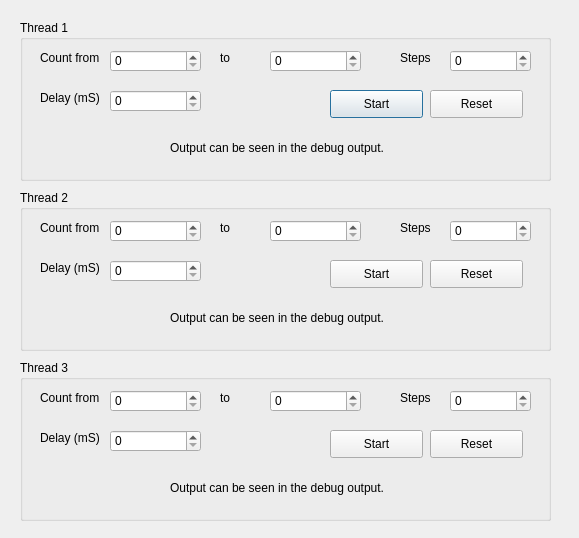
<?xml version="1.0" encoding="UTF-8"?>
<ui version="4.0">
 <class>Dialog</class>
 <widget class="QDialog" name="Dialog">
  <property name="geometry">
   <rect>
    <x>0</x>
    <y>0</y>
    <width>579</width>
    <height>538</height>
   </rect>
  </property>
  <property name="windowTitle">
   <string>Dialog</string>
  </property>
  <widget class="QGroupBox" name="groupBox">
   <property name="geometry">
    <rect>
     <x>20</x>
     <y>20</y>
     <width>531</width>
     <height>161</height>
    </rect>
   </property>
   <property name="title">
    <string>Thread 1</string>
   </property>
   <widget class="QLabel" name="label">
    <property name="geometry">
     <rect>
      <x>20</x>
      <y>30</y>
      <width>71</width>
      <height>16</height>
     </rect>
    </property>
    <property name="text">
     <string>Count from</string>
    </property>
   </widget>
   <widget class="QSpinBox" name="spinBox">
    <property name="geometry">
     <rect>
      <x>90</x>
      <y>30</y>
      <width>91</width>
      <height>22</height>
     </rect>
    </property>
    <property name="maximum">
     <number>99999999</number>
    </property>
   </widget>
   <widget class="QLabel" name="label_2">
    <property name="geometry">
     <rect>
      <x>200</x>
      <y>30</y>
      <width>55</width>
      <height>16</height>
     </rect>
    </property>
    <property name="text">
     <string>to</string>
    </property>
   </widget>
   <widget class="QSpinBox" name="spinBox_2">
    <property name="geometry">
     <rect>
      <x>250</x>
      <y>30</y>
      <width>91</width>
      <height>22</height>
     </rect>
    </property>
    <property name="maximum">
     <number>99999999</number>
    </property>
   </widget>
   <widget class="QLabel" name="label_3">
    <property name="geometry">
     <rect>
      <x>380</x>
      <y>30</y>
      <width>55</width>
      <height>16</height>
     </rect>
    </property>
    <property name="text">
     <string>Steps</string>
    </property>
   </widget>
   <widget class="QSpinBox" name="spinBox_3">
    <property name="geometry">
     <rect>
      <x>430</x>
      <y>30</y>
      <width>81</width>
      <height>22</height>
     </rect>
    </property>
    <property name="maximum">
     <number>99999999</number>
    </property>
   </widget>
   <widget class="QLabel" name="label_13">
    <property name="geometry">
     <rect>
      <x>20</x>
      <y>70</y>
      <width>71</width>
      <height>16</height>
     </rect>
    </property>
    <property name="text">
     <string>Delay (mS)</string>
    </property>
   </widget>
   <widget class="QSpinBox" name="spinBox_13">
    <property name="geometry">
     <rect>
      <x>90</x>
      <y>70</y>
      <width>91</width>
      <height>22</height>
     </rect>
    </property>
    <property name="maximum">
     <number>99999999</number>
    </property>
    <property name="singleStep">
     <number>100</number>
    </property>
   </widget>
   <widget class="QPushButton" name="buttonA">
    <property name="geometry">
     <rect>
      <x>310</x>
      <y>70</y>
      <width>93</width>
      <height>28</height>
     </rect>
    </property>
    <property name="text">
     <string>Start</string>
    </property>
   </widget>
   <widget class="QPushButton" name="resetA">
    <property name="geometry">
     <rect>
      <x>410</x>
      <y>70</y>
      <width>93</width>
      <height>28</height>
     </rect>
    </property>
    <property name="text">
     <string>Reset</string>
    </property>
   </widget>
   <widget class="QLabel" name="label_4">
    <property name="geometry">
     <rect>
      <x>150</x>
      <y>120</y>
      <width>231</width>
      <height>16</height>
     </rect>
    </property>
    <property name="text">
     <string>Output can be seen in the debug output.</string>
    </property>
   </widget>
  </widget>
  <widget class="QGroupBox" name="groupBox_2">
   <property name="geometry">
    <rect>
     <x>20</x>
     <y>190</y>
     <width>531</width>
     <height>161</height>
    </rect>
   </property>
   <property name="title">
    <string>Thread 2</string>
   </property>
   <widget class="QLabel" name="label_18">
    <property name="geometry">
     <rect>
      <x>20</x>
      <y>30</y>
      <width>71</width>
      <height>16</height>
     </rect>
    </property>
    <property name="text">
     <string>Count from</string>
    </property>
   </widget>
   <widget class="QSpinBox" name="spinBox_18">
    <property name="geometry">
     <rect>
      <x>90</x>
      <y>30</y>
      <width>91</width>
      <height>22</height>
     </rect>
    </property>
    <property name="maximum">
     <number>99999999</number>
    </property>
   </widget>
   <widget class="QLabel" name="label_19">
    <property name="geometry">
     <rect>
      <x>200</x>
      <y>30</y>
      <width>55</width>
      <height>16</height>
     </rect>
    </property>
    <property name="text">
     <string>to</string>
    </property>
   </widget>
   <widget class="QSpinBox" name="spinBox_19">
    <property name="geometry">
     <rect>
      <x>250</x>
      <y>30</y>
      <width>91</width>
      <height>22</height>
     </rect>
    </property>
    <property name="maximum">
     <number>99999999</number>
    </property>
   </widget>
   <widget class="QLabel" name="label_20">
    <property name="geometry">
     <rect>
      <x>380</x>
      <y>30</y>
      <width>55</width>
      <height>16</height>
     </rect>
    </property>
    <property name="text">
     <string>Steps</string>
    </property>
   </widget>
   <widget class="QSpinBox" name="spinBox_20">
    <property name="geometry">
     <rect>
      <x>430</x>
      <y>30</y>
      <width>81</width>
      <height>22</height>
     </rect>
    </property>
    <property name="maximum">
     <number>99999999</number>
    </property>
   </widget>
   <widget class="QLabel" name="label_21">
    <property name="geometry">
     <rect>
      <x>20</x>
      <y>70</y>
      <width>71</width>
      <height>16</height>
     </rect>
    </property>
    <property name="text">
     <string>Delay (mS)</string>
    </property>
   </widget>
   <widget class="QSpinBox" name="spinBox_21">
    <property name="geometry">
     <rect>
      <x>90</x>
      <y>70</y>
      <width>91</width>
      <height>22</height>
     </rect>
    </property>
    <property name="maximum">
     <number>99999999</number>
    </property>
    <property name="singleStep">
     <number>100</number>
    </property>
   </widget>
   <widget class="QPushButton" name="buttonB">
    <property name="geometry">
     <rect>
      <x>310</x>
      <y>70</y>
      <width>93</width>
      <height>28</height>
     </rect>
    </property>
    <property name="text">
     <string>Start</string>
    </property>
   </widget>
   <widget class="QPushButton" name="resetB">
    <property name="geometry">
     <rect>
      <x>410</x>
      <y>70</y>
      <width>93</width>
      <height>28</height>
     </rect>
    </property>
    <property name="text">
     <string>Reset</string>
    </property>
   </widget>
   <widget class="QLabel" name="label_5">
    <property name="geometry">
     <rect>
      <x>150</x>
      <y>120</y>
      <width>231</width>
      <height>16</height>
     </rect>
    </property>
    <property name="text">
     <string>Output can be seen in the debug output.</string>
    </property>
   </widget>
  </widget>
  <widget class="QGroupBox" name="groupBox_3">
   <property name="geometry">
    <rect>
     <x>20</x>
     <y>360</y>
     <width>531</width>
     <height>161</height>
    </rect>
   </property>
   <property name="title">
    <string>Thread 3</string>
   </property>
   <widget class="QLabel" name="label_22">
    <property name="geometry">
     <rect>
      <x>20</x>
      <y>30</y>
      <width>71</width>
      <height>16</height>
     </rect>
    </property>
    <property name="text">
     <string>Count from</string>
    </property>
   </widget>
   <widget class="QSpinBox" name="spinBox_22">
    <property name="geometry">
     <rect>
      <x>90</x>
      <y>30</y>
      <width>91</width>
      <height>22</height>
     </rect>
    </property>
    <property name="maximum">
     <number>99999999</number>
    </property>
   </widget>
   <widget class="QLabel" name="label_23">
    <property name="geometry">
     <rect>
      <x>200</x>
      <y>30</y>
      <width>55</width>
      <height>16</height>
     </rect>
    </property>
    <property name="text">
     <string>to</string>
    </property>
   </widget>
   <widget class="QSpinBox" name="spinBox_23">
    <property name="geometry">
     <rect>
      <x>250</x>
      <y>30</y>
      <width>91</width>
      <height>22</height>
     </rect>
    </property>
    <property name="maximum">
     <number>99999999</number>
    </property>
   </widget>
   <widget class="QLabel" name="label_24">
    <property name="geometry">
     <rect>
      <x>380</x>
      <y>30</y>
      <width>55</width>
      <height>16</height>
     </rect>
    </property>
    <property name="text">
     <string>Steps</string>
    </property>
   </widget>
   <widget class="QSpinBox" name="spinBox_24">
    <property name="geometry">
     <rect>
      <x>430</x>
      <y>30</y>
      <width>81</width>
      <height>22</height>
     </rect>
    </property>
    <property name="maximum">
     <number>99999999</number>
    </property>
   </widget>
   <widget class="QLabel" name="label_25">
    <property name="geometry">
     <rect>
      <x>20</x>
      <y>70</y>
      <width>71</width>
      <height>16</height>
     </rect>
    </property>
    <property name="text">
     <string>Delay (mS)</string>
    </property>
   </widget>
   <widget class="QSpinBox" name="spinBox_25">
    <property name="geometry">
     <rect>
      <x>90</x>
      <y>70</y>
      <width>91</width>
      <height>22</height>
     </rect>
    </property>
    <property name="maximum">
     <number>99999999</number>
    </property>
    <property name="singleStep">
     <number>100</number>
    </property>
   </widget>
   <widget class="QPushButton" name="buttonC">
    <property name="geometry">
     <rect>
      <x>310</x>
      <y>70</y>
      <width>93</width>
      <height>28</height>
     </rect>
    </property>
    <property name="text">
     <string>Start</string>
    </property>
   </widget>
   <widget class="QPushButton" name="resetC">
    <property name="geometry">
     <rect>
      <x>410</x>
      <y>70</y>
      <width>93</width>
      <height>28</height>
     </rect>
    </property>
    <property name="text">
     <string>Reset</string>
    </property>
   </widget>
   <widget class="QLabel" name="label_6">
    <property name="geometry">
     <rect>
      <x>150</x>
      <y>120</y>
      <width>231</width>
      <height>16</height>
     </rect>
    </property>
    <property name="text">
     <string>Output can be seen in the debug output.</string>
    </property>
   </widget>
  </widget>
 </widget>
 <layoutdefault spacing="6" margin="11"/>
 <resources/>
 <connections/>
</ui>
